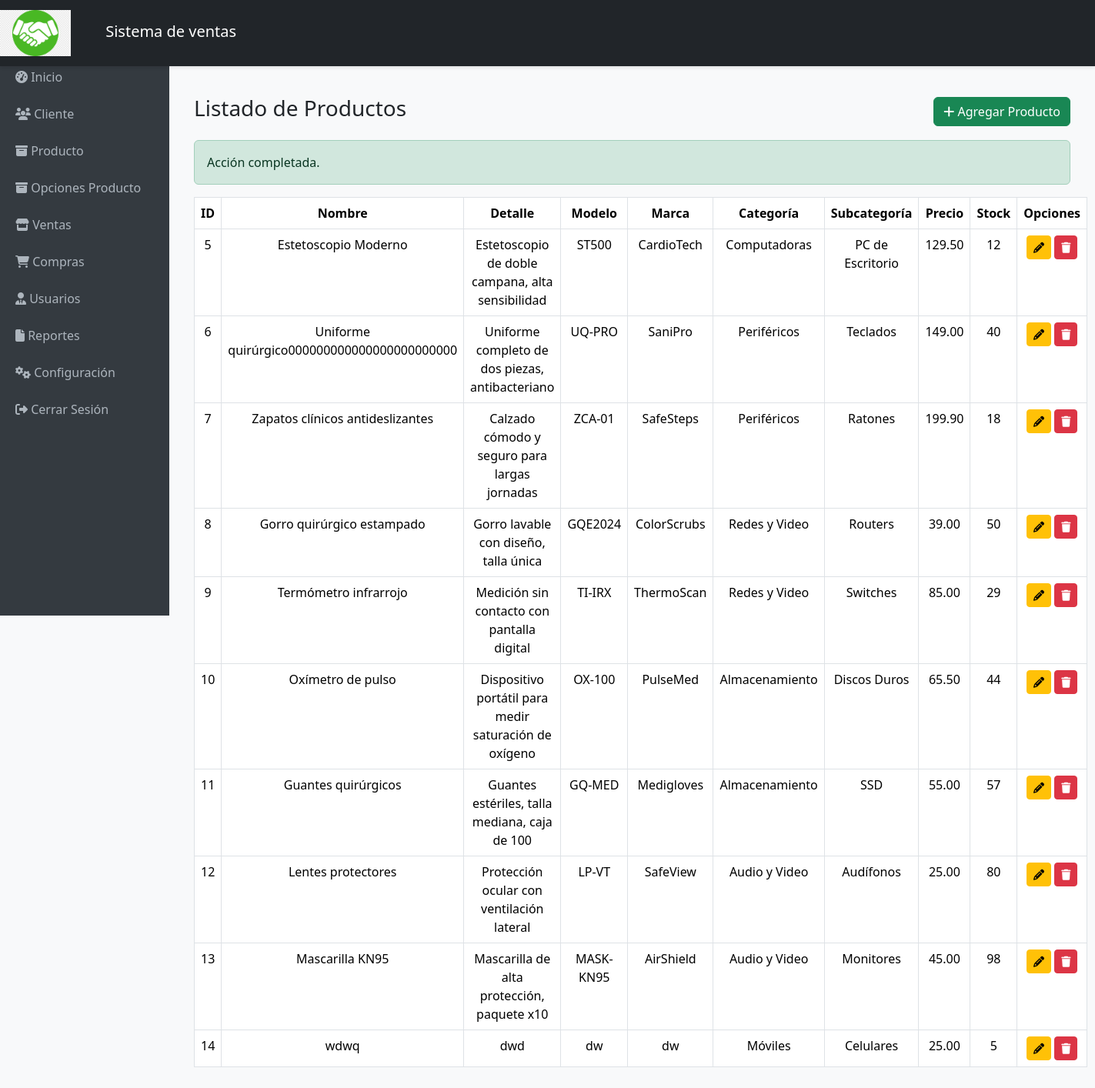
/producto.php?msg=incompleto, run on the app's committed database.
### tables this page shows
CREATE TABLE `producto` (
  `prod_codi` int(11) NOT NULL,
  `prod_nombre` varchar(100) NOT NULL,
  `prod_descripcion` text DEFAULT NULL,
  `prod_model` varchar(50) DEFAULT NULL,
  `prod_marca` varchar(50) DEFAULT NULL,
  `idsubcategoria` int(11) NOT NULL,
  `proc_precio` decimal(10,2) NOT NULL,
  `prod_stock` int(11) NOT NULL,
  `fecha_creacion` datetime DEFAULT current_timestamp(),
  `fecha_actualizacion` datetime DEFAULT current_timestamp() ON UPDATE current_timestamp()
);

CREATE TABLE `categoria` (
  `idcategoria` int(11) NOT NULL,
  `nombre_categoria` varchar(100) NOT NULL
);

CREATE TABLE `subcategoria` (
  `idsubcategoria` int(11) NOT NULL,
  `nombre_subcategoria` varchar(100) NOT NULL,
  `idcategoria` int(11) NOT NULL
);

### producto.php (the view, shortened to what this page needs)
<?php
include_once './conexion/cone.php';
$sql = "SELECT p.*, s.nombre_subcategoria, c.nombre_categoria
        FROM producto p
        JOIN subcategoria s ON p.idsubcategoria = s.idsubcategoria
        JOIN categoria c ON s.idcategoria = c.idcategoria";
$res = $con->query($sql);
?>
<!DOCTYPE html>
<html lang="es">
<?php include_once './includes/head.php'; ?>
<body>
    <?php include_once './includes/header.php'; ?>
    <div class="content">
        <div class="container-fluid mt-5">
            <div class="d-flex justify-content-between align-items-center mb-3">
                <h3>Listado de Productos</h3>
                <button class="btn btn-success" data-bs-toggle="modal" data-bs-target="#modalAgregar">
                    <i class="fas fa-plus"></i> Agregar Producto
                </button>
            </div>
            <?php if (isset($_GET['msg'])) : ?>
                <div class="alert alert-success">
                    <?php
                    echo match ($_GET['msg']) {
                        'agregado' => 'Producto agregado correctamente.',
                        'editado' => 'Producto actualizado.',
                        'eliminado' => 'Producto eliminado.',
                        default => 'Acción completada.'
                    };
                    ?>
                </div>
            <?php endif; ?>
            <table class="table table-bordered table-hover text-center">
                <thead>
                    <tr>
                        <th>ID</th>
                        <th>Nombre</th>
                        <th>Detalle</th>
                        <th>Modelo</th>
                        <th>Marca</th>
                        <th>Categoría</th>
                        <th>Subcategoría</th>
                        <th>Precio</th>
                        <th>Stock</th>
                        <th>Opciones</th>
                    </tr>
                </thead>
                <tbody>
                    <?php while ($p = $res->fetch_assoc()) : ?>
                        <tr>
                            <td><?= $p['prod_codi'] ?></td>
                            <td><?= $p['prod_nombre'] ?></td>
                            <td><?= $p['prod_descripcion'] ?></td>
                            <td><?= $p['prod_model'] ?></td>
                            <td><?= $p['prod_marca'] ?></td>
                            <td><?= $p['nombre_categoria'] ?></td>
                            <td><?= $p['nombre_subcategoria'] ?></td>
                            <td><?= $p['proc_precio'] ?></td>
                            <td><?= $p['prod_stock'] ?></td>
                            <td>
                                <button class="btn btn-warning btn-sm" data-bs-toggle="modal" data-bs-target="#modalEditar" data-id="<?= $p['prod_codi'] ?>" data-nombre="<?= $p['prod_nombre'] ?>" data-detalle="<?= $p['prod_descripcion'] ?>" data-modelo="<?= $p['prod_model'] ?>" data-marca="<?= $p['prod_marca'] ?>" data-sub="<?= $p['idsubcategoria'] ?>" data-precio="<?= $p['proc_precio'] ?>" data-stock="<?= $p['prod_stock'] ?>">
                                    <i class="fa fa-pencil"></i>
                                </button>
                                <a href="producto_eliminar.php?id=<?= $p['prod_codi'] ?>" class="btn btn-danger btn-sm" onclick="return confirm('¿Eliminar este producto?')">
                                    <i class="fa fa-trash"></i>
                                </a>
                            </td>
                        </tr>
                    <?php endwhile; ?>
                </tbody>
            </table>
        </div>

### css/estilos_admin.css (style rules this page uses)
body { font-family: 'Segoe UI', sans-serif; background-color: #f8f9fa; padding-top: 56px; }
.content { margin-left: 220px; padding: 20px; }

### data on the page
producto: prod_codi "5", prod_nombre "Estetoscopio Moderno", prod_descripcion "Estetoscopio de doble campana, alta sensibilidad", prod_model "ST500", prod_marca "CardioTech", categoria.nombre_categoria "Computadoras", idsubcategoria.nombre_subcategoria "PC de Escritorio", proc_precio "129.50", prod_stock "12"
producto: prod_codi "6", prod_nombre "Uniforme quirúrgico000000000000000000000000", prod_descripcion "Uniforme completo de dos piezas, antibacteriano", prod_model "UQ-PRO", prod_marca "SaniPro", categoria.nombre_categoria "Periféricos", idsubcategoria.nombre_subcategoria "Teclados", proc_precio "149.00", prod_stock "40"
producto: prod_codi "7", prod_nombre "Zapatos clínicos antideslizantes", prod_descripcion "Calzado cómodo y seguro para largas jornadas", prod_model "ZCA-01", prod_marca "SafeSteps", categoria.nombre_categoria "Periféricos", idsubcategoria.nombre_subcategoria "Ratones", proc_precio "199.90", prod_stock "18"
producto: prod_codi "8", prod_nombre "Gorro quirúrgico estampado", prod_descripcion "Gorro lavable con diseño, talla única", prod_model "GQE2024", prod_marca "ColorScrubs", categoria.nombre_categoria "Redes y Video", idsubcategoria.nombre_subcategoria "Routers", proc_precio "39.00", prod_stock "50"
producto: prod_codi "9", prod_nombre "Termómetro infrarrojo", prod_descripcion "Medición sin contacto con pantalla digital", prod_model "TI-IRX", prod_marca "ThermoScan", categoria.nombre_categoria "Redes y Video", idsubcategoria.nombre_subcategoria "Switches", proc_precio "85.00", prod_stock "29"
producto: prod_codi "10", prod_nombre "Oxímetro de pulso", prod_descripcion "Dispositivo portátil para medir saturación de oxígeno", prod_model "OX-100", prod_marca "PulseMed", categoria.nombre_categoria "Almacenamiento", idsubcategoria.nombre_subcategoria "Discos Duros", proc_precio "65.50", prod_stock "44"
producto: prod_codi "11", prod_nombre "Guantes quirúrgicos", prod_descripcion "Guantes estériles, talla mediana, caja de 100", prod_model "GQ-MED", prod_marca "Medigloves", categoria.nombre_categoria "Almacenamiento", idsubcategoria.nombre_subcategoria "SSD", proc_precio "55.00", prod_stock "57"
producto: prod_codi "12", prod_nombre "Lentes protectores", prod_descripcion "Protección ocular con ventilación lateral", prod_model "LP-VT", prod_marca "SafeView", categoria.nombre_categoria "Audio y Video", idsubcategoria.nombre_subcategoria "Audífonos", proc_precio "25.00", prod_stock "80"
producto: prod_codi "13", prod_nombre "Mascarilla KN95", prod_descripcion "Mascarilla de alta protección, paquete x10", prod_model "MASK-KN95", prod_marca "AirShield", categoria.nombre_categoria "Audio y Video", idsubcategoria.nombre_subcategoria "Monitores", proc_precio "45.00", prod_stock "98"
producto: prod_codi "14", prod_nombre "wdwq", prod_descripcion "dwd", prod_model "dw", prod_marca "dw", categoria.nombre_categoria "Móviles", idsubcategoria.nombre_subcategoria "Celulares", proc_precio "25.00", prod_stock "5"
